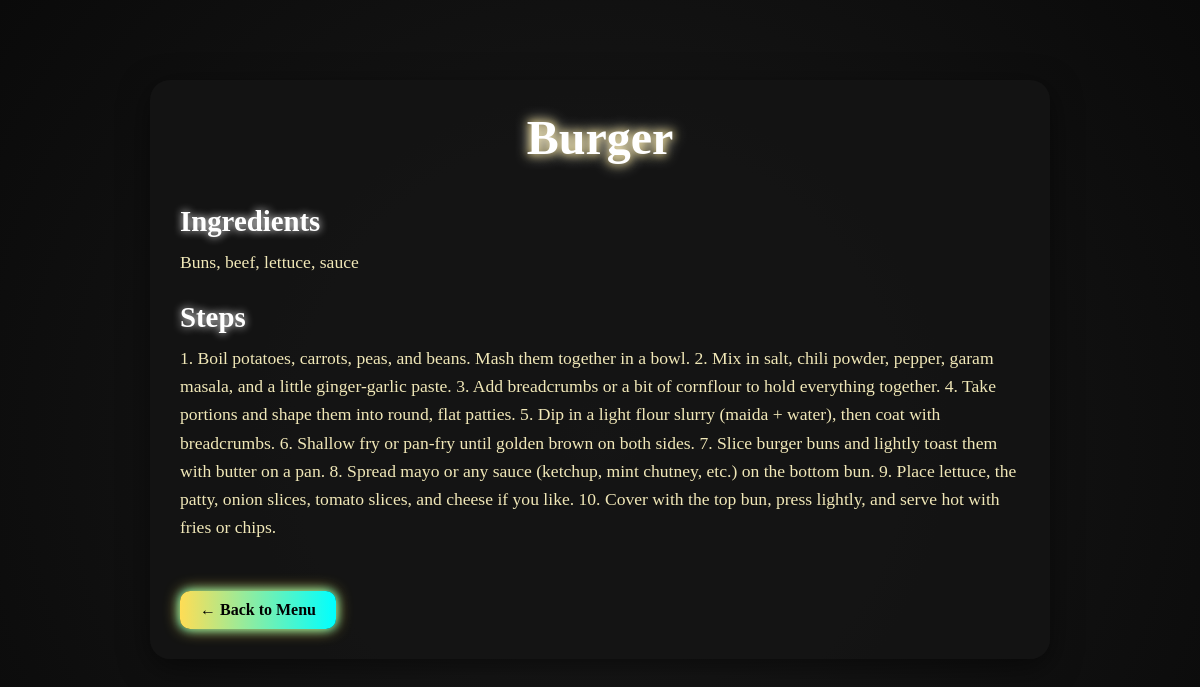
The app's page /recipe/burger with its own data.
### tables this page shows
CREATE TABLE recipes (
            id INTEGER PRIMARY KEY AUTOINCREMENT,
            dish_id TEXT UNIQUE NOT NULL,
            name TEXT NOT NULL,
            ingredients TEXT NOT NULL,
            steps TEXT NOT NULL,
            category TEXT,
            subtype TEXT,
            char_name TEXT,
            img_url TEXT,
            char_img_url TEXT
        );

### app.py (the view)
@app.route('/recipe/<dish_id>')
def recipe(dish_id):
    with get_db_connection() as conn:
        dish = conn.execute('SELECT * FROM recipes WHERE dish_id = ?', (dish_id,)).fetchone()
    if dish is None:
        abort(404)
    dish_dict = dict(dish)
    try:
        return render_template(f'{dish_id}.html', dish=dish_dict, role=session.get('role'), username=session.get('username'))
    except TemplateNotFound:
        return render_template('recipe.html', dish=dish_dict, role=session.get('role'), username=session.get('username'))

### app.py (called while the page is built)
def get_db_connection():
    conn = sqlite3.connect(DATABASE_PATH, timeout=10)
    conn.row_factory = sqlite3.Row  # This allows accessing columns by name
    return conn

### templates/recipe.html (shortened to what this page needs)
<!DOCTYPE html>
<html lang="en">
<head>
    <link rel="stylesheet" href="{{ url_for('static', filename='css/style.css') }}">
    <link rel="stylesheet" href="{{ url_for('static', filename='css/cooking.css') }}">
    <link rel="stylesheet" href="{{ url_for('static', filename='css/recipe.css') }}">
</head>
<body>
    <div class="recipe-container">
        <h1>{{ dish.name }}</h1>
        <h3>Ingredients</h3>
        <p>{{ dish.ingredients }}</p>
        <h3>Steps</h3>
        <p>{{ dish.steps }}</p>
        <a href="#" class="back-btn">← Back to Menu</a>
    </div>
</body>
</html>

### static/css/style.css (style rules this page uses)
* { margin: 0; padding: 0; box-sizing: border-box; }
:root { --primary-color: #FF416C; --secondary-color: #7205A3; --accent-color: #FFC300; --bg-dark: #0f0518; --bg-light: #1a0b27; --text-light: #F4F4F9; }
body { font-family: "Poppins", sans-serif; font-weight: 500; background-color: #000; overflow-x: hidden; }
*, *::before, *::after { box-sizing: border-box; }
body:not(.login-page) { background-color: var(--bg-dark); color: #fff; min-height: 100vh; }

### static/css/cooking.css (style rules this page uses)
.menu-subsection, a { text-decoration: none; }

### static/css/recipe.css (style rules this page uses)
body { margin: 0; padding: 0; font-family: 'Cinzel Decorative', serif; background: radial-gradient(circle at center, #1b1b1b 0%, #0a0a0a 100%); color: #f1f1f1; }
.recipe-container { max-width: 900px; margin: 80px auto; padding: 30px; border-radius: 20px; background: rgba(20, 20, 20, 0.85); box-shadow: 0 8px 30px rgba(0, 0, 0, 0.5); animation: fadeIn 1.5s ease forwards; }
.recipe-container h1 { font-size: 3rem; text-align: center; color: #fff; text-shadow: 0 0 15px #fff, 0 0 10px #ffdd55; margin-bottom: 40px; }
.recipe-container h3 { font-size: 1.8rem; margin-top: 25px; margin-bottom: 10px; color: #fff; text-shadow: 0 0 8px #fff; }
.recipe-container p { font-size: 1.1rem; line-height: 1.6; margin-bottom: 20px; color: #f1e8b8; }
.back-btn { display: inline-block; margin-top: 30px; padding: 10px 20px; border-radius: 10px; background: linear-gradient(90deg, #ffdd55, #00ffff); color: #000; font-weight: bold; text-decoration: none; box-shadow: 0 0 15px #ffdd55, 0 0 10px #00ffff; transition: transform 0.2s ease, box-shadow 0.3s ease; }

### records on screen
recipes: name "Burger", ingredients "Buns, beef, lettuce, sauce", steps "1. Boil potatoes, carrots, peas, and beans. Mash them together in a bowl. 2. Mix in salt, chili powder, pepper, garam masala, and a little ginger-garlic paste. 3. Add breadcrumbs or a bit of cornflour to hold everything together. 4. Take portions and shape them into round, flat patties. 5. Dip in a light flour slurry (maida + water), then coat with breadcrumbs. 6. Shallow fry or pan-fry until golden brown on both sides. 7. Slice burger buns and lightly toast them with butter on a pan. 8. Spread mayo or any sauce (ketchup, mint chutney, etc.) on the bottom bun. 9. Place lettuce, the patty, onion slices, tomato slices, and cheese if you like. 10. Cover with the top bun, press lightly, and…"
